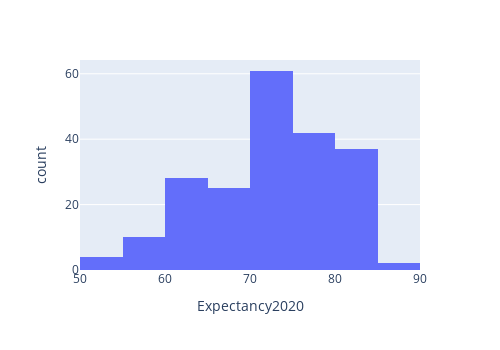

The notebook cell this image was saved under:
### Code cell
# In Plotly, we specify the maximum number of bins. 
# The library may choose a lower number to get "nice" bin boundaries
fig = px.histogram(countries, x="Expectancy2020", 
                   nbins=8, width=500, height=350)
fig.show()

### Figure 1 — Plotly figure (JSON) as saved in the notebook; plotly's stock layout.template omitted (floating-point values rounded to 4 significant figures; data arrays with more than 128 entries replaced by an {"elided": "..."} marker saying what was removed)
{"data": [{"bingroup": "x", "hovertemplate": "Expectancy2020=%{x}<br>count=%{y}<extra></extra>", "legendgroup": "", "marker": {"color": "#636efa", "pattern": {"shape": ""}}, "name": "", "nbinsx": 8, "orientation": "v", "showlegend": false, "type": "histogram", "x": {"elided": "217 float values"}, "xaxis": "x", "yaxis": "y"}], "layout": {"barmode": "relative", "height": 350, "legend": {"tracegroupgap": 0}, "margin": {"t": 60}, "width": 500, "xaxis": {"anchor": "y", "domain": [0, 1], "title": {"text": "Expectancy2020"}}, "yaxis": {"anchor": "x", "domain": [0, 1], "title": {"text": "count"}}}}
